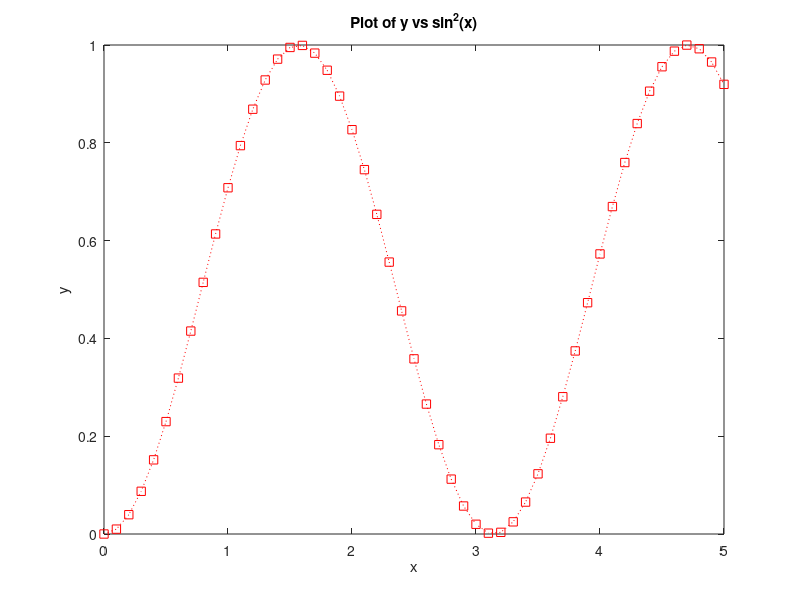
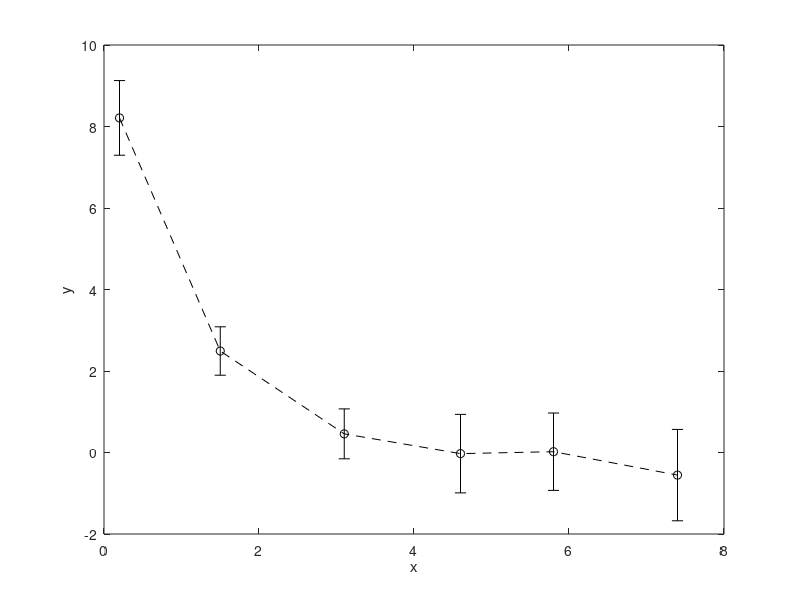

These charts were generated, in order, by the following MATLAB code:
% 1a
A = [1,1,1;2,3,-1;3,-1,2];
b = [5;7;2];
x=A\b
A*x

% 1b
A = [2,-1,4;-1,4,-5];
b = [8;-3];
x=A\b
A*x

% 1c
A = [2,1,-1;-3,2,1;5,-2,3;3,1,1]
b = [2;-5;0;-2]
x=A\b
A*x

% 2a
x = [3.1, 2.9, 3.0, 3.5, 2.6, 2.9, 3.0]
mean(x)
median(x)
std(x)

% 2b
x = [3.1, 2.9, 3.0, 3.2, 2.9, 2.9, 6.0]
mean(x)
median(x)
std(x)

% 3
x = [0:0.1:5];
y = sin(x).^2;
plot(x,y,'r:s')
xlabel('x')
ylabel('y')
title('Plot of y vs sin^2(x)')

% 4
%x = [0.2,1.5,3.1,4.6,5.8,7.4];
%y = randn(10,length(x)) + repmat(10*exp(-x),10,1)
load ex1q4.mat
figure();
errorbar(q4x,mean(q4y),std(q4y),'k--o');
xlabel('x')
ylabel('y')
